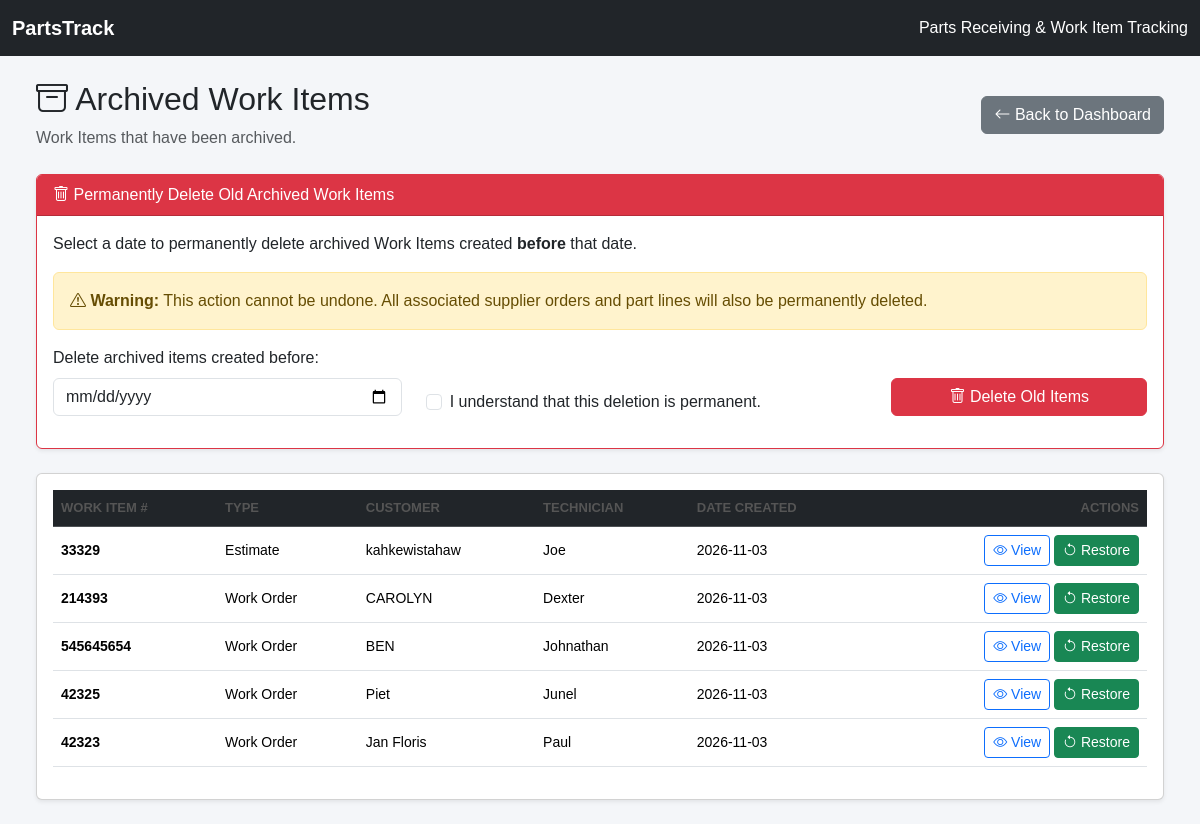
Page /archive on the committed database.
### app/models.py (models this page shows, shortened)
class WorkItem(db.Model):
    id = db.Column(db.Integer, primary_key=True)
    number = db.Column(db.String(50), nullable=False)
    type = db.Column(db.String(50), nullable=False)
    customer = db.Column(db.String(150), nullable=False)
    technician = db.Column(db.String(100), nullable=True)
    notes = db.Column(db.Text, nullable=True)
    is_archived = db.Column(
        db.Boolean,
        default=False,
        nullable=False
    )
    created_at = db.Column(
        db.DateTime,
        default=lambda: datetime.now(timezone.utc),
        nullable=False
    )
    parts_orders = db.relationship(
        "PartsOrder",
        backref="work_item",
        cascade="all, delete-orphan"
    )

### app/routes.py (the view)
@main.route("/archive")
def archived_work_items():
    work_items = (
        WorkItem.query
        .filter_by(is_archived=True)
        .order_by(WorkItem.created_at.desc())
        .all()
    )
    return render_template(
        "archive.html",
        work_items=work_items
    )

### app/templates/archive.html
{% extends "base.html" %}
{% block content %}
<div class="container-fluid">
    <div class="d-flex justify-content-between align-items-center mb-4">
        <div>
            <h2>
                <i class="bi bi-archive"></i>
                Archived Work Items
            </h2>
            <p class="text-muted mb-0">
                Work Items that have been archived.
            </p>
        </div>
        <a href="{{ url_for('main.dashboard') }}"
           class="btn btn-secondary">
            <i class="bi bi-arrow-left"></i>
            Back to Dashboard
        </a>
    </div>
    <div class="card shadow-sm border-danger mb-4">
        <div class="card-header bg-danger text-white">
            <i class="bi bi-trash"></i>
            Permanently Delete Old Archived Work Items
        </div>
        <div class="card-body">
            <p>
                Select a date to permanently delete archived Work Items
                created <strong>before</strong> that date.
            </p>
            <div class="alert alert-warning">
                <i class="bi bi-exclamation-triangle"></i>
                <strong>Warning:</strong>
                This action cannot be undone. All associated supplier
                orders and part lines will also be permanently deleted.
            </div>
            <form method="POST"
                  action="{{ url_for('main.delete_old_archived_items') }}"
                  onsubmit="return confirm('Are you sure you want to permanently delete the selected archived Work Items and all associated supplier orders and parts? This cannot be undone.');">
                <div class="row align-items-end">
                    <div class="col-md-4 mb-3">
                        <label for="cutoff_date" class="form-label">
                            Delete archived items created before:
                        </label>
                        <input type="date"
                               class="form-control"
                               id="cutoff_date"
                               name="cutoff_date"
                               required>
                    </div>
                    <div class="col-md-5 mb-3">
                        <div class="form-check">
                            <input class="form-check-input"
                                   type="checkbox"
                                   id="confirm_delete"
                                   name="confirm_delete"
                                   value="yes"
                                   required>
                            <label class="form-check-label"
                                   for="confirm_delete">
                                I understand that this deletion is permanent.
                            </label>
                        </div>
                    </div>
                    <div class="col-md-3 mb-3">
                        <button type="submit"
                                class="btn btn-danger w-100">
                            <i class="bi bi-trash"></i>
                            Delete Old Items
                        </button>
                    </div>
                </div>
            </form>
        </div>
    </div>
    {% if work_items %}
    <div class="card shadow-sm">
        <div class="card-body">
            <div class="table-responsive">
                <table class="table table-hover align-middle">
                    <thead class="table-dark">
                        <tr>
                            <th>Work Item #</th>
                            <th>Type</th>
                            <th>Customer</th>
                            <th>Technician</th>
                            <th>Date Created</th>
                            <th class="text-end">Actions</th>
                        </tr>
                    </thead>
                    <tbody>
                        {% for item in work_items %}
                        <tr>
                            <td class="fw-bold">
                                {{ item.number }}
                            </td>
                            <td>
                                {{ item.type }}
                            </td>
                            <td>
                                {{ item.customer or "-" }}
                            </td>
                            <td>
                                {{ item.technician or "-" }}
                            </td>
                            <td>
                                {{ item.created_at.strftime("%Y-%m-%d") }}
                            </td>
                            <td class="text-end">
                                <a href="{{ url_for('main.work_item_details', item_id=item.id) }}"
                                   class="btn btn-sm btn-outline-primary">
                                    <i class="bi bi-eye"></i>
                                    View
                                </a>
                                <form method="POST"
                                      action="{{ url_for('main.restore_work_item', item_id=item.id) }}"
                                      class="d-inline">
                                    <button type="submit"
                                            class="btn btn-sm btn-success">
                                        <i class="bi bi-arrow-counterclockwise"></i>
                                        Restore
                                    </button>
                                </form>
                            </td>
                        </tr>
                        {% endfor %}
                    </tbody>
                </table>
            </div>
        </div>
    </div>
    {% else %}
    <div class="alert alert-info">
        <i class="bi bi-info-circle"></i>
        There are no archived Work Items.
    </div>
    {% endif %}
</div>
{% endblock %}

### app/static/css/style.css (style rules this page uses)
body { background-color: #f4f6f9; font-family: Arial, sans-serif; }
.table th { font-size: 13px; text-transform: uppercase; color: #555; }
.table td { font-size: 14px; }

### rows in the picture
WorkItem: number "33329", type "Estimate", customer "kahkewistahaw", technician "Joe", created_at "2026-11-03"
WorkItem: number "214393", type "Work Order", customer "CAROLYN", technician "Dexter", created_at "2026-11-03"
WorkItem: number "545645654", type "Work Order", customer "BEN", technician "Johnathan", created_at "2026-11-03"
WorkItem: number "42325", type "Work Order", customer "Piet", technician "Junel", created_at "2026-11-03"
WorkItem: number "42323", type "Work Order", customer "Jan Floris", technician "Paul", created_at "2026-11-03"
